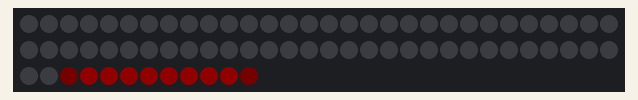
Simulated run of this sketch. Board: Arduino Uno, built with avr-gcc and run on an emulated ATmega328P. Parts: 72 RGB LEDs in strip order, left to right, continuing on the next row. Dim RGB values are drawn brighter than linear; random numbers use the default seed unless the sketch sets one.

Above: at 0.16 s.
At 12.55 s:
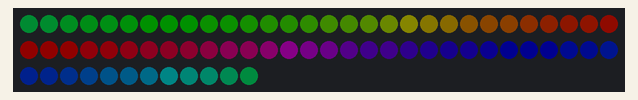
At 24.87 s:
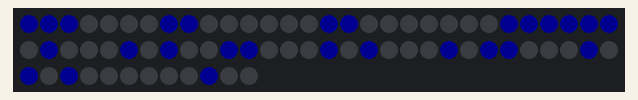
At 32.38 s:
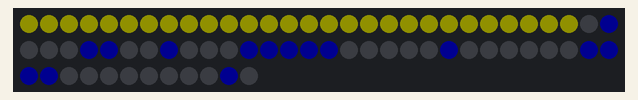
At 36.08 s:
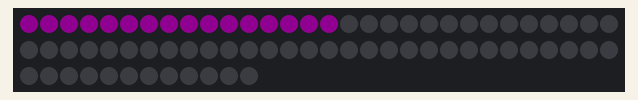
At 39.78 s:
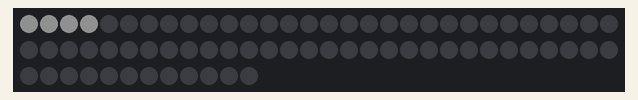

Measured:
- what the display in image 2 shows lasts 0.4 s, from 24.7 s to 25.1 s

The sketch:

Skate_Lights.ino
```cpp
#include <Adafruit_NeoPixel.h>

#define PIN 1
#define NUM_LEDS 72
// Parameter 1 = number of pixels in strip
// Parameter 2 = pin number (most are valid)
// Parameter 3 = pixel type flags, add together as needed:
//   NEO_KHZ800  800 KHz bitstream (most NeoPixel products w/WS2812 LEDs)
//   NEO_KHZ400  400 KHz (classic 'v1' (not v2) FLORA pixels, WS2811 drivers)
//   NEO_GRB     Pixels are wired for GRB bitstream (most NeoPixel products)
//   NEO_RGB     Pixels are wired for RGB bitstream (v1 FLORA pixels, not v2)
Adafruit_NeoPixel strip = Adafruit_NeoPixel(NUM_LEDS, PIN, NEO_GRB + NEO_KHZ800);

uint32_t Colours[6][3] = {
  {0xFF, 0x00, 0x00}, //Red
  {0x00, 0xFF, 0x00}, //Green
  {0x00, 0x00, 0xFF}, //Blue
  {0xFF, 0xFF, 0x00}, //Yellow
  {0xFF, 0x00, 0xFF}, //Purple
  {0xFF, 0xFF, 0xFF}  //White
};

int colourIndex = 0;
const int colourCount = 6;

void setup() {
  strip.begin();
  strip.setBrightness(16);
  strip.show(); // Initialize all pixels to 'off'
}

void loop() {
  NewKITT(Colours[colourIndex][0], Colours[colourIndex][1], Colours[colourIndex][2], 8, 10, 50);
  setNextColourIndex();

  //FadeInOut(Colours[colourIndex][0], Colours[colourIndex][1], Colours[colourIndex][2]);
  //setNextColourIndex();

  rainbowCycle(5);

  theaterChase(Colours[colourIndex][0], Colours[colourIndex][1], Colours[colourIndex][2], 50);
  setNextColourIndex();

  Twinkle(Colours[colourIndex][0], Colours[colourIndex][1], Colours[colourIndex][2], 30, 100, false);
  setNextColourIndex();

  for (int i = 0; i < 3; i++)
  {
    colorWipe(Colours[colourIndex][0], Colours[colourIndex][1], Colours[colourIndex][2], 25);
    colorWipe(0x00, 0x00, 0x00, 25);
    setNextColourIndex();
  }

  //RunningLights(Colours[colourIndex][0], Colours[colourIndex][1], Colours[colourIndex][2], 50);
  //setNextColourIndex();

  Twinkle(Colours[colourIndex][0], Colours[colourIndex][1], Colours[colourIndex][2], 30, 100, false);
  setNextColourIndex();

  colorWipe(0x00, 0x00, 0x00, 25);

  Sparkle(25);
}

void setNextColourIndex() {
  colourIndex += 1;

  if (colourIndex > colourCount -1)
  {
    colourIndex = 0;
  }
}

void showStrip() {
 strip.show();
}

void setPixel(int Pixel, byte red, byte green, byte blue) {
 strip.setPixelColor(Pixel, strip.Color(red, green, blue));
}

void setAll(byte red, byte green, byte blue) {
  for(int i = 0; i < NUM_LEDS; i++ ) {
    setPixel(i, red, green, blue);
  }
  showStrip();
}

void NewKITT(byte red, byte green, byte blue, int EyeSize, int SpeedDelay, int ReturnDelay){
  RightToLeft(red, green, blue, EyeSize, SpeedDelay, ReturnDelay);
  LeftToRight(red, green, blue, EyeSize, SpeedDelay, ReturnDelay);
  OutsideToCenter(red, green, blue, EyeSize, SpeedDelay, ReturnDelay);
  CenterToOutside(red, green, blue, EyeSize, SpeedDelay, ReturnDelay);
  LeftToRight(red, green, blue, EyeSize, SpeedDelay, ReturnDelay);
  RightToLeft(red, green, blue, EyeSize, SpeedDelay, ReturnDelay);
  OutsideToCenter(red, green, blue, EyeSize, SpeedDelay, ReturnDelay);
  CenterToOutside(red, green, blue, EyeSize, SpeedDelay, ReturnDelay);
}

void CenterToOutside(byte red, byte green, byte blue, int EyeSize, int SpeedDelay, int ReturnDelay) {
  for(int i =((NUM_LEDS-EyeSize)/2); i>=0; i--) {
    setAll(0,0,0);

    setPixel(i, red/10, green/10, blue/10);
    for(int j = 1; j <= EyeSize; j++) {
      setPixel(i+j, red, green, blue);
    }
    setPixel(i+EyeSize+1, red/10, green/10, blue/10);

    setPixel(NUM_LEDS-i, red/10, green/10, blue/10);
    for(int j = 1; j <= EyeSize; j++) {
      setPixel(NUM_LEDS-i-j, red, green, blue);
    }
    setPixel(NUM_LEDS-i-EyeSize-1, red/10, green/10, blue/10);

    showStrip();
    delay(SpeedDelay);
  }
  delay(ReturnDelay);
}

void OutsideToCenter(byte red, byte green, byte blue, int EyeSize, int SpeedDelay, int ReturnDelay) {
  for(int i = 0; i<=((NUM_LEDS-EyeSize)/2); i++) {
    setAll(0,0,0);

    setPixel(i, red/10, green/10, blue/10);
    for(int j = 1; j <= EyeSize; j++) {
      setPixel(i+j, red, green, blue);
    }
    setPixel(i+EyeSize+1, red/10, green/10, blue/10);

    setPixel(NUM_LEDS-i, red/10, green/10, blue/10);
    for(int j = 1; j <= EyeSize; j++) {
      setPixel(NUM_LEDS-i-j, red, green, blue);
    }
    setPixel(NUM_LEDS-i-EyeSize-1, red/10, green/10, blue/10);

    showStrip();
    delay(SpeedDelay);
  }
  delay(ReturnDelay);
}

void LeftToRight(byte red, byte green, byte blue, int EyeSize, int SpeedDelay, int ReturnDelay) {
  for(int i = 0; i < NUM_LEDS-EyeSize-2; i++) {
    setAll(0,0,0);
    setPixel(i, red/10, green/10, blue/10);
    for(int j = 1; j <= EyeSize; j++) {
      setPixel(i+j, red, green, blue);
    }
    setPixel(i+EyeSize+1, red/10, green/10, blue/10);
    showStrip();
    delay(SpeedDelay);
  }
  delay(ReturnDelay);
}

void RightToLeft(byte red, byte green, byte blue, int EyeSize, int SpeedDelay, int ReturnDelay) {
  for(int i = NUM_LEDS-EyeSize-2; i > 0; i--) {
    setAll(0,0,0);
    setPixel(i, red/10, green/10, blue/10);
    for(int j = 1; j <= EyeSize; j++) {
      setPixel(i+j, red, green, blue);
    }
    setPixel(i+EyeSize+1, red/10, green/10, blue/10);
    showStrip();
    delay(SpeedDelay);
  }
  delay(ReturnDelay);
}

void RunningLights(byte red, byte green, byte blue, int WaveDelay) {
  int Position=0;

  //for(int i=0; i<NUM_LEDS*2; i++)
  for(int i=0; i<NUM_LEDS; i++)
  {
      Position++; // = 0; //Position + Rate;
      for(int i=0; i<NUM_LEDS; i++) {
        // sine wave, 3 offset waves make a rainbow!
        //float level = sin(i+Position) * 127 + 128;
        //setPixel(i,level,0,0);
        //float level = sin(i+Position) * 127 + 128;
        setPixel(i,((sin(i+Position) * 127 + 128)/255)*red,
                   ((sin(i+Position) * 127 + 128)/255)*green,
                   ((sin(i+Position) * 127 + 128)/255)*blue);
      }

      showStrip();
      delay(WaveDelay);
  }
}

void rainbowCycle(int SpeedDelay) {
  byte *c;
  uint16_t i, j;

  for(j=0; j<256*3; j++) { // 3 cycles of all colors on wheel
    for(i=0; i< NUM_LEDS; i++) {
      c=Wheel(((i * 256 / NUM_LEDS) + j) & 255);
      setPixel(i, *c, *(c+1), *(c+2));
    }
    showStrip();
    delay(SpeedDelay);
  }
}

byte * Wheel(byte WheelPos) {
  static byte c[3];

  if(WheelPos < 85) {
   c[0]=WheelPos * 3;
   c[1]=255 - WheelPos * 3;
   c[2]=0;
  } else if(WheelPos < 170) {
   WheelPos -= 85;
   c[0]=255 - WheelPos * 3;
   c[1]=0;
   c[2]=WheelPos * 3;
  } else {
   WheelPos -= 170;
   c[0]=0;
   c[1]=WheelPos * 3;
   c[2]=255 - WheelPos * 3;
  }

  return c;
}

void theaterChase(byte red, byte green, byte blue, int SpeedDelay) {
  for (int j=0; j<40; j++) {  //do 40 cycles of chasing
    for (int q=0; q < 3; q++) {
      for (int i=0; i < NUM_LEDS; i=i+3) {
        setPixel(i+q, red, green, blue);    //turn every third pixel on
      }
      showStrip();

      delay(SpeedDelay);

      for (int i=0; i < NUM_LEDS; i=i+3) {
        setPixel(i+q, 0,0,0);        //turn every third pixel off
      }
    }
  }
}

void colorWipe(byte red, byte green, byte blue, int SpeedDelay) {
  for(uint16_t i=0; i<NUM_LEDS; i++) {
      setPixel(i, red, green, blue);
      showStrip();
      delay(SpeedDelay);
  }
}

void Sparkle(int SpeedDelay) {
  unsigned long startMillis = millis();
  unsigned long currentMillis = startMillis;
  unsigned long const interval = 8000;

  while (currentMillis < startMillis + interval) {
    int Pixel = random(NUM_LEDS);

    //setPixel(Pixel,red,green,blue);
    setPixel(Pixel, random(0xFF), random(0xFF), random(0xFF));

    showStrip();
    delay(SpeedDelay);
    setPixel(Pixel,0,0,0);

    currentMillis = millis();
  }
}

void Twinkle(byte red, byte green, byte blue, int Count, int SpeedDelay, boolean OnlyOne) {

  for (int x=0; x<3; x++)
  {
    setAll(0,0,0);

    for (int i=0; i<Count; i++) {
       setPixel(random(NUM_LEDS),red,green,blue);
       showStrip();
       delay(SpeedDelay);
       if(OnlyOne) {
         setAll(0,0,0);
       }
     }

    delay(SpeedDelay);
  }
}

void FadeInOut(byte red, byte green, byte blue){
  float r, g, b;

  for(int k = 0; k < 256; k=k+1) {
    r = (k/256.0)*red;
    g = (k/256.0)*green;
    b = (k/256.0)*blue;
    setAll(r,g,b);
    showStrip();
  }

  for(int k = 255; k >= 0; k=k-2) {
    r = (k/256.0)*red;
    g = (k/256.0)*green;
    b = (k/256.0)*blue;
    setAll(r,g,b);
    showStrip();
  }
}
```
